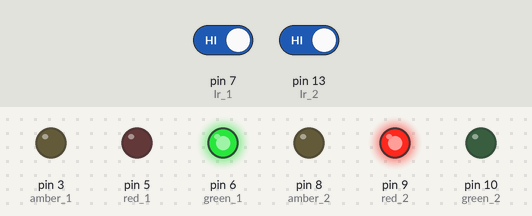
This sketch was run on a simulated Arduino Uno, built with avr-gcc and run on an emulated ATmega328P. Shown: output pins drawn as LEDs (lit = HIGH). The test bench sets the inputs (shaded band); at power-on: pin 7 (Ir_1) HIGH, pin 13 (Ir_2) HIGH.

Above: at 1.2 s.
1.3 s: pin 7 (Ir_1) driven LOW
At 1.9 s:
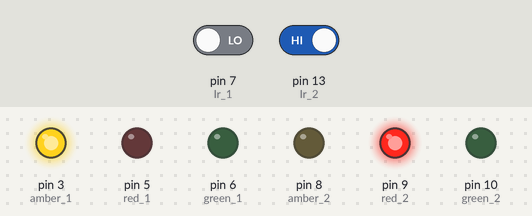
At 5.4 s:
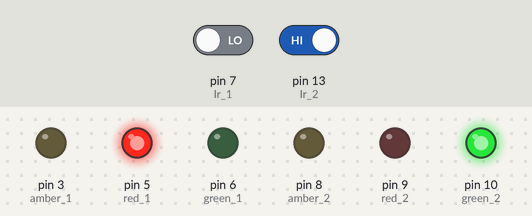
Timing chart, 0 to 31.8 s (numbered marks = the images above; inputs shaded):
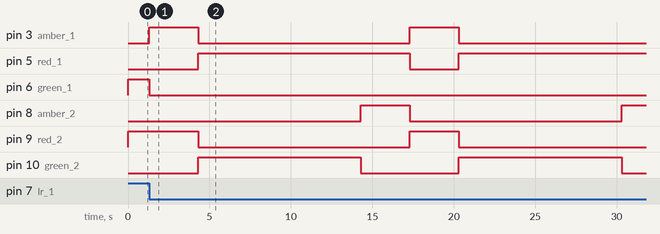

The sketch:

Priority_based_Traffic_System.ino
```cpp
//ports for the two sensors
const int Ir_1 = 7;   //first sensor
const int Ir_2 = 13;  //second sensor

//ports for the first set of traffic lights(Churchill Ave)
const int amber_1 = 3;
const int red_1 = 5;
const int green_1 = 6;
//ports for the second setof traffic lights(UZ Gate)
const int amber_2 = 8;
const int red_2 = 9;
const int green_2 = 10;

int flag = 0;  // counter variable to keep track of time


void setup() {
  // put your setup code here, to run once:
  Serial.begin(9600);
  pinMode(Ir_1,INPUT);
  pinMode(Ir_2,INPUT);
  pinMode(red_1,OUTPUT);
  pinMode(amber_1,OUTPUT);
  pinMode(green_1,OUTPUT);
  pinMode(red_2,OUTPUT);
  pinMode(amber_2,OUTPUT);
  pinMode(green_2,OUTPUT);

}

void loop() {
  // put your main code here, to run repeatedly:

  int val_1 = (digitalRead(Ir_1)); //Converting output from IR Sensor to digital input


  init_state();  //initial state of the program

  if(val_1 == LOW){

    priority();  //if there's a car at the gate
    init_state(); //return to init state after traffic clears
    }


}

//Defining normal traffic light sequence if the density of traffic is almost the same
void normal(){
  //digitalWrite(red_1,LOW);
   digitalWrite(red_2,HIGH);
  digitalWrite(green_1,HIGH);
 delay(10000);
  digitalWrite(green_1,LOW);
  digitalWrite(amber_1,HIGH);
  delay(5000);
  digitalWrite(amber_1,LOW);
  digitalWrite(red_1,HIGH);
   digitalWrite(red_2,LOW);
  digitalWrite(green_2,HIGH);
  delay(10000);
  digitalWrite(green_2,LOW);
  digitalWrite(amber_2,HIGH);
  delay(5000);
  digitalWrite(amber_2,LOW);
  digitalWrite(red_1,LOW);

  }

  //priority sequence
  void priority(){

    digitalWrite(green_1,LOW);
    digitalWrite(red_2,HIGH);
    digitalWrite(amber_1,HIGH);
    delay(3000);

    digitalWrite(amber_1,LOW);
    digitalWrite(red_1,HIGH);
    digitalWrite(red_2,LOW);
    digitalWrite(green_2,HIGH);
    delay(5000);

    //to determine time for the priority sequence
    delay(check());

    digitalWrite(green_2,LOW);
    digitalWrite(amber_2,HIGH);
    delay(3000);

    digitalWrite(amber_2,LOW);
    digitalWrite(red_1,LOW);


 }

//initial program state
void init_state(){
  digitalWrite(green_1,HIGH);
  digitalWrite(red_2,HIGH);
  }

 //method for determining the time needed priority sequence
 int check(){

    int val_2 = (digitalRead(Ir_2)); //Convert output of IR sensor to digital input
    int time_delay;

      if(val_2 == LOW){  //if there's a car at the checkpoint
      flag++; //determine the number of times the method check() has been recursively called
      Serial.println(flag);
      if(flag<600){
        check();
        }else{ // if a certain amount of time has passed, switch to normal sequence
          digitalWrite(green_2,LOW);
          digitalWrite(amber_2,HIGH);
          delay(3000);

          digitalWrite(amber_2,LOW);
          digitalWrite(red_1,LOW);
          normal();
          flag = 0;
          }

      }else{
        time_delay = 5000; //time delay for one car to clear the intersection
        return time_delay;
        }
      }
```

Measured:
- after the input at 1.3 s, pin 3 (amber_1): alternates HIGH for 3.0 s and LOW for 13.0 s, starting at once; pin 5 (red_1): LOW → HIGH after 3.0 s, → LOW 13.0 s later, → HIGH 3.0 s later
